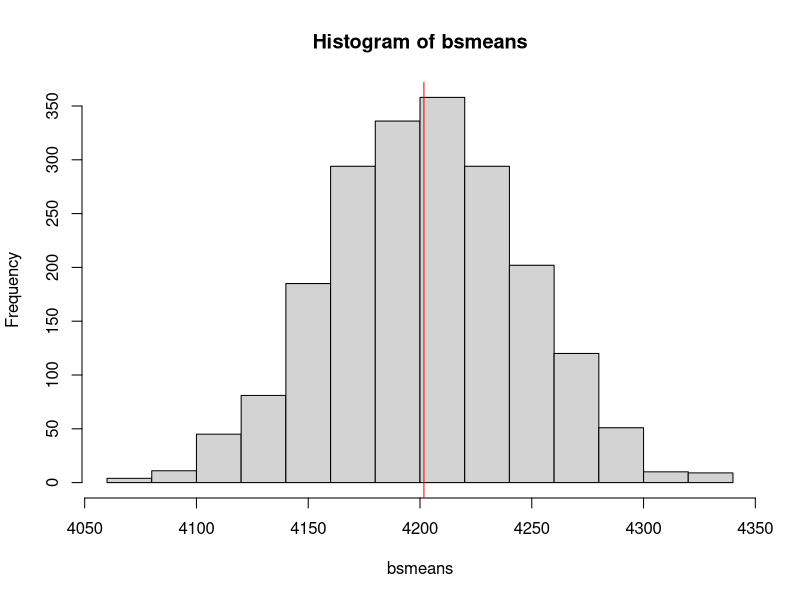
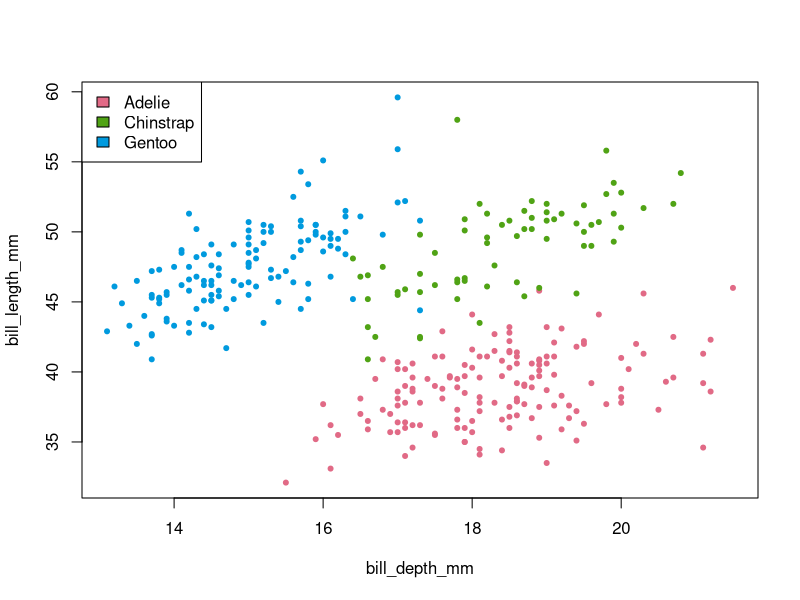

Source code (R) for these figures, in order:
## ---- chunk 1
rawdata <- c("12.63", "62.45", "<2") ## lower limit of detection
as.numeric(ifelse(rawdata == "<2", 1, rawdata))
## ---- chunk 2
i <- 1
while(i <= 5) {
  print("hello")
  i <- i + 1
}
## ---- chunk 3
for(i in 1:5) {
  print("hello")
}
## ---- chunk 4
for(i in 1:5) {
  if(i == 2) next
  print(paste("hello", i))
}
## ---- chunk 5
library(palmerpenguins)

mu.body_mass <- mean(penguins$body_mass_g, na.rm = TRUE)
bsmeans <- vector("numeric", length = 2000)
for(i in 1:length(bsmeans)) {
  resampled.body_mass <- sample(penguins$body_mass_g, replace = TRUE)
  bsmeans[i] <- mean(resampled.body_mass, na.rm = TRUE)
}
hist(bsmeans)
abline(v = mu.body_mass, col = "red")
## ---- chunk 6
#| out.height: 600px
library(colorspace)

species_names <- levels(penguins$species)
colors <- colorspace::qualitative_hcl(length(species_names))
for(i in 1:length(species_names)){
  
  if(i == 1) {
    
    plot(bill_length_mm ~ bill_depth_mm, 
         pch = 20, col = colors[i],
         data = subset(penguins, species == species_names[i]), 
         xlim = range(penguins$bill_depth_mm, na.rm = TRUE), 
         ylim = range(penguins$bill_length_mm, na.rm = TRUE)
         )
    
  } else {
    
    points(bill_length_mm ~ bill_depth_mm, 
         pch = 20, col = colors[i],
         data = subset(penguins, species == species_names[i]))
    
  }
  
}
legend("topleft", fill = colors, legend = species_names)
## ---- chunk 7
species_names <- levels(penguins$species)
island_names <- levels(penguins$island)
mean_bm_matrix <- matrix(NA, nrow = length(species_names), 
                         ncol = length(island_names), 
                         dimnames = list(species_names, island_names))

for(i in 1:nrow(mean_bm_matrix)) {
  for(j in 1:ncol(mean_bm_matrix)) {
   
    thisset <- subset(penguins, species == species_names[i] & 
                        island == island_names[j])
    
    if(nrow(thisset) == 0) next
    
    mean_bm_matrix[i, j] <- mean(thisset$body_mass_g, na.rm = TRUE)
     
  }
}
mean_bm_matrix
## ---- chunk 8
system.time({
A1 <- NULL
for(i in 1:100000) {
  A1 <- c(A1, rnorm(1))
}
})

system.time({
A2 <- rep(NA, 100000)
for(i in 1:length(A2)) {
  A2[i] <- rnorm(1)
}
})
